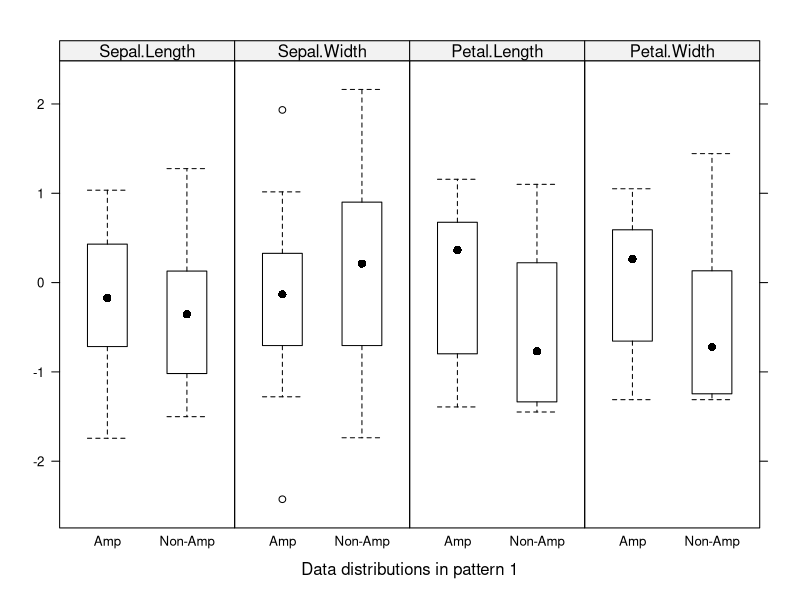
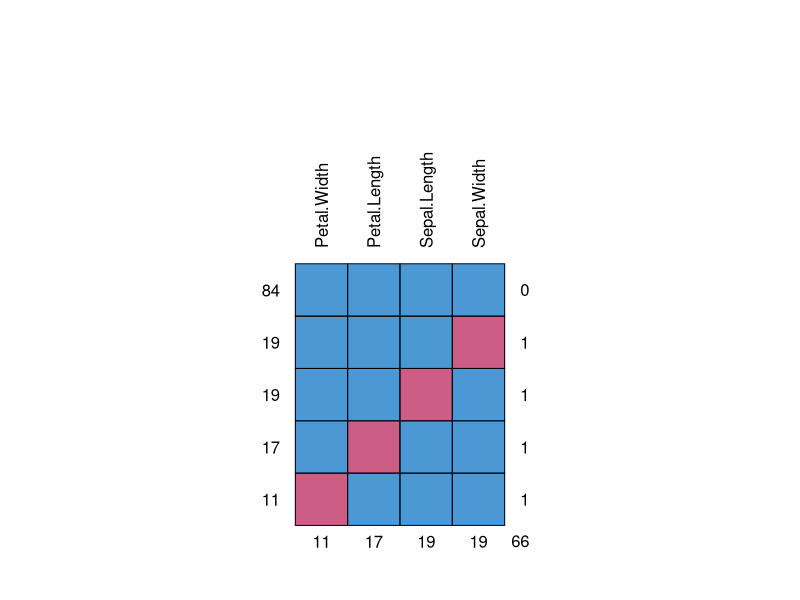
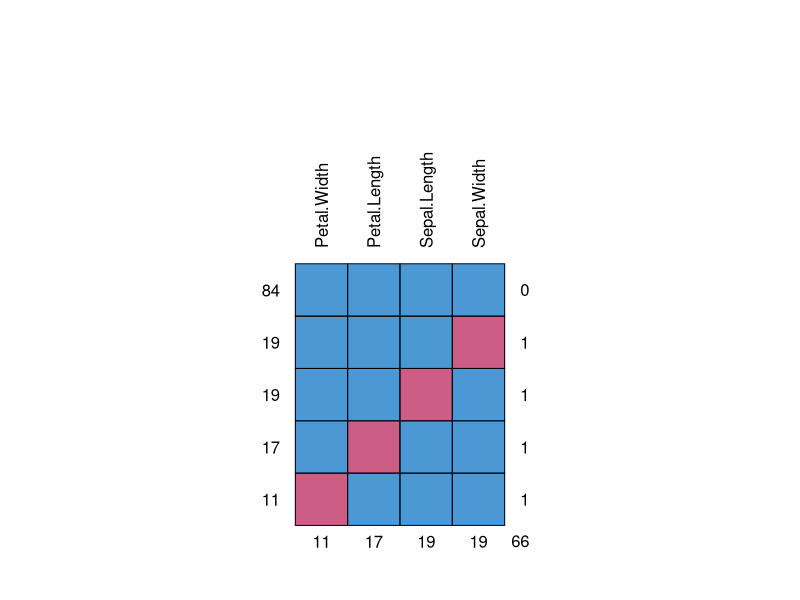

These charts were generated, in order, by the following R code:
## ---- chunk 1
knitr::opts_chunk$set(echo = FALSE)
library(mice)
library(knitr)
## ---- chunk 2
# nie mam pojecia co zrobic zeby output sie zmiescił na slajdzie :(
# zajmujemy sie boys bo maja ordered/unordered factor -  nie mają binarnej kolumny - to nw, najwyżej inny zbiór danych?
str(boys)
summary(boys)
## ---- chunk 3
dutch_boys <- boys
imp <- mice(dutch_boys[,-c(6,7,9)], method="pmm", m=3, maxit=3)
dutch_boys[,-c(6,7,9)] <- complete(imp)
## ---- chunk 4
imp <- mice(dutch_boys[,-9], method="lda", m=3, maxit=3)
dutch_boys[,-9] <- complete(imp)
## ---- chunk 5
imp <- mice(dutch_boys, method="polr", m=3, maxit=3)
dutch_boys <- complete(imp)
## ---- chunk 6
set.seed(1)
## ---- chunk 7
iris_amp <- ampute(iris[,-5], prop = 0.5, mech = "MCAR")
mice::bwplot(iris_amp, which.pat = 1)

## ---- chunk 8
md.pattern(iris_amp$amp, plot = TRUE, rotate.names = TRUE)
## ---- chunk 9
md.pattern(iris_amp$amp, plot = TRUE, rotate.names = TRUE)
